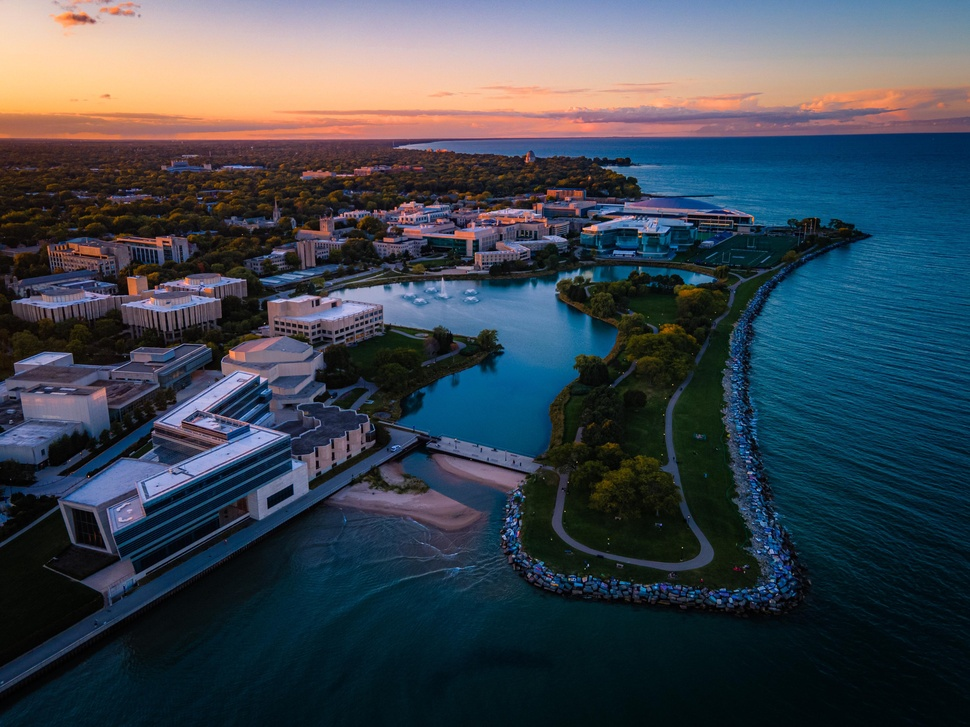
#> input picture asset/NU.JPG, 970 x 727 px, shrunk from 3775 x 2831 before the run, found by its file name
$ python feature_matching.py
#> lines starting #> are read from the running program, lines starting #| are printed output that depends on the picture; after the words box and inside, x2 and y2 are one past the last pixel; in counts of white or black regions, pixels touching at a corner belong together
import cv2
import numpy as np

original_image = cv2.imread('./asset/NU.jpg', cv2.IMREAD_COLOR)
#> original_image is the input picture: shape (727, 970, 3); mean B, G, R 80.4, 70.5, 61.2
segment_image = cv2.imread('./asset/segment_0.jpg', cv2.IMREAD_COLOR)
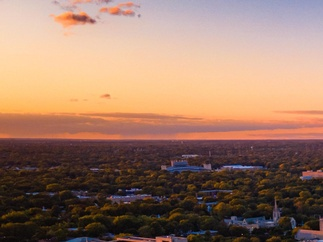
#> input picture asset/segment_0.jpg, 323 x 242 px, shrunk from 1258 x 943 before the run
#> segment_image is the input picture: shape (242, 323, 3); mean B, G, R 103.6, 121.6, 154.7

original_gray = cv2.cvtColor(original_image, cv2.COLOR_BGR2GRAY)
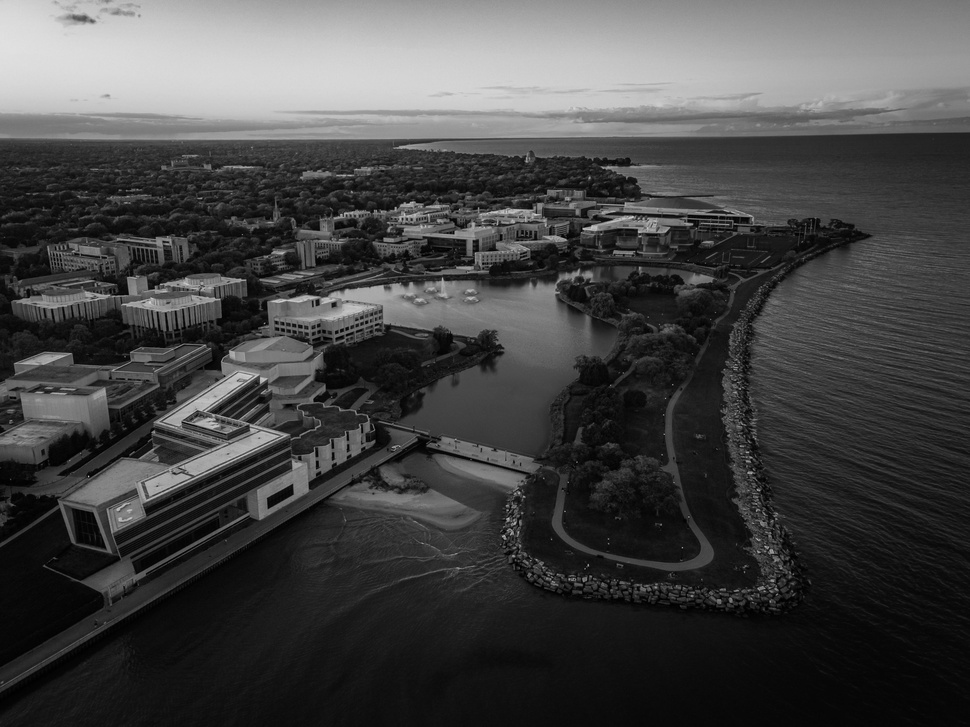
#> original_gray: shape (727, 970); min 0, max 225, mean 68.9
segment_gray = cv2.cvtColor(segment_image, cv2.COLOR_BGR2GRAY)
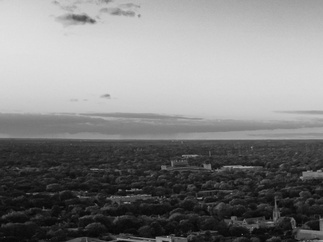
#> segment_gray: shape (242, 323); min 2, max 226, mean 129.4

orb = cv2.ORB_create()

keypoints_original, descriptors_original = orb.detectAndCompute(original_gray, None)
#> keypoints_original = 500 keypoints; strongest (x, y, size): (583, 228, 31), (638, 231, 31), (636, 230, 31), (317, 300, 37.2)
keypoints_segment, descriptors_segment = orb.detectAndCompute(segment_gray, None)
#> keypoints_segment = 290 keypoints; strongest (x, y, size): (200, 198, 31), (209, 165, 31), (209, 166, 37.2), (162, 168, 37.2)

bf = cv2.BFMatcher(cv2.NORM_HAMMING, crossCheck=True)
matches = bf.match(descriptors_original, descriptors_segment)
#> matches = 103 matches
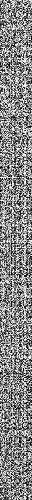
#> descriptors_original: shape (500, 32); min 0, max 255, mean 134
matches = sorted(matches, key=lambda x: x.distance)

matched_points_original = np.float32([keypoints_original[m.queryIdx].pt for m in matches]).reshape(-1, 1, 2)
#> matched_points_original = 103 rows, first 8: [194.9, 410.6], [195.3, 411.3], [268.7, 498.7], [315.3, 301], [364.8, 321.6], [213.6, 410.6], [286.7, 487.3], [312, 301.2]
matched_points_segment = np.float32([keypoints_segment[m.trainIdx].pt for m in matches]).reshape(-1, 1, 2)
#> matched_points_segment = 103 rows, first 8: [132, 196], [152, 195], [172, 165], [144, 199.2], [105.8, 95.39], [118.8, 189.6], [229, 169], [107.1, 95.04]

original_rect = cv2.boundingRect(matched_points_original)
#> original_rect = (69, 161, 703, 440)
segment_rect = cv2.boundingRect(matched_points_segment)
#> segment_rect = (46, 95, 230, 114)

cv2.rectangle(original_image, (original_rect[0], original_rect[1]), (original_rect[0] + original_rect[2], original_rect[1] + original_rect[3]), (0, 255, 0), 2)
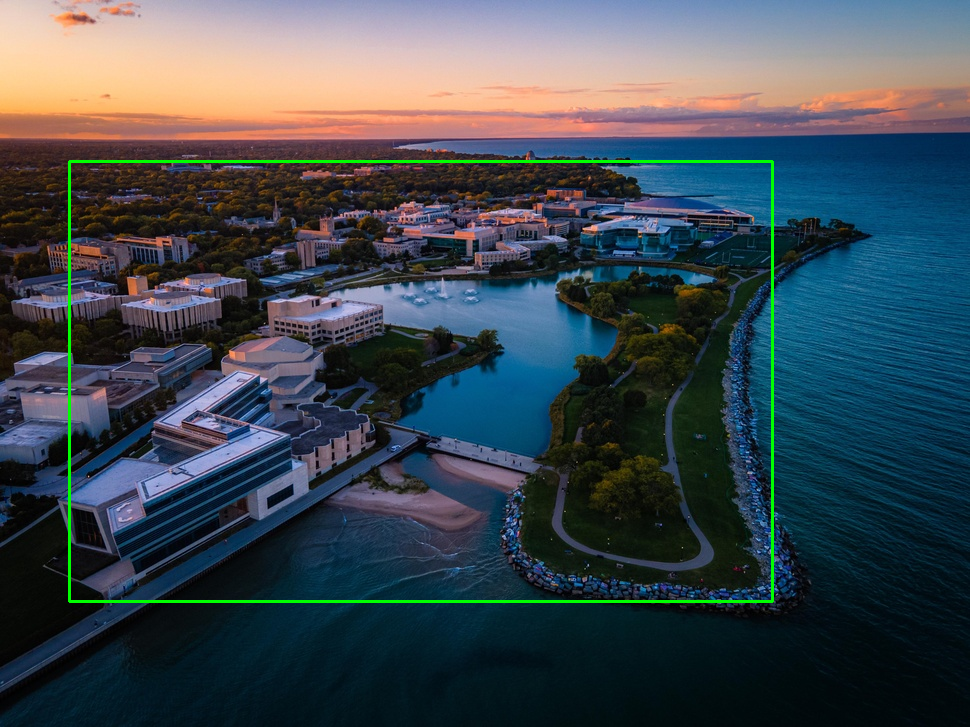
#> original_image: shape (727, 970, 3); 0.97% of pixels changed, all inside (x1, y1, x2, y2) = (68, 160, 774, 603)
cv2.rectangle(segment_image, (segment_rect[0], segment_rect[1]), (segment_rect[0] + segment_rect[2], segment_rect[1] + segment_rect[3]), (0, 255, 0), 2)
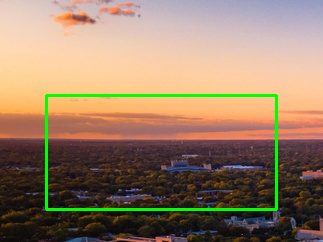
#> segment_image: shape (242, 323, 3); 2.64% of pixels changed, all inside (x1, y1, x2, y2) = (45, 94, 278, 211)

cv2.imshow('Original Image with Matched Area', original_image)
cv2.waitKey(0)
cv2.destroyAllWindows()
